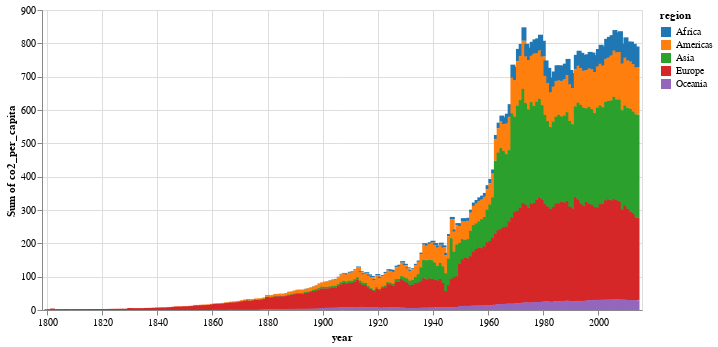

Notebook code cell kept with this figure:
### Code cell
# Create  stacked chart
co2_chart = alt.Chart(co2_by_continent).mark_bar().encode(x = "year:T",
                                                 y = alt.Y("sum(co2_per_capita):Q"), 
                                                 color = alt.Color("region:N", scale = alt.Scale(scheme = 'category10')),
                                                 tooltip = ["year:T", "region:N", "co2_per_capita:Q"]).properties(width=600)

co2_chart

### Figure 1 — Vega-Lite specification as saved in the notebook (floating-point values rounded to 4 significant figures; data arrays with more than 128 entries replaced by an {"elided": "..."} marker saying what was removed)
{"config": {"view": {"continuousWidth": 300, "continuousHeight": 300}}, "data": {"name": "data-413b8c427e3b175ccd3b29beff92323b"}, "mark": {"type": "bar"}, "encoding": {"color": {"field": "region", "scale": {"scheme": "category10"}, "type": "nominal"}, "tooltip": [{"field": "year", "type": "temporal"}, {"field": "region", "type": "nominal"}, {"field": "co2_per_capita", "type": "quantitative"}], "x": {"field": "year", "type": "temporal"}, "y": {"aggregate": "sum", "field": "co2_per_capita", "type": "quantitative"}}, "width": 600, "$schema": "https://vega.github.io/schema/vega-lite/v5.20.1.json", "datasets": {"data-413b8c427e3b175ccd3b29beff92323b": {"elided": "888 records"}}}
